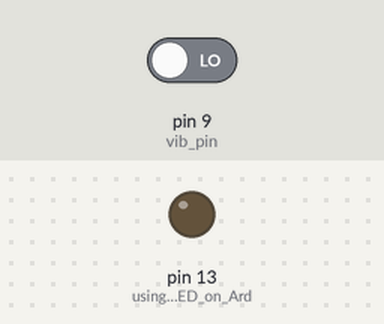
Simulated run of this sketch. Board: Arduino Uno, built with avr-gcc and run on an emulated ATmega328P. On the bench: output pins drawn as LEDs (lit = HIGH). The inputs (shaded band) are chosen by the test bench; at power-on: pin 9 (vib_pin) LOW.

Above: at 1.2 s.
1.3 s: pin 9 (vib_pin) driven HIGH
At 2.1 s:
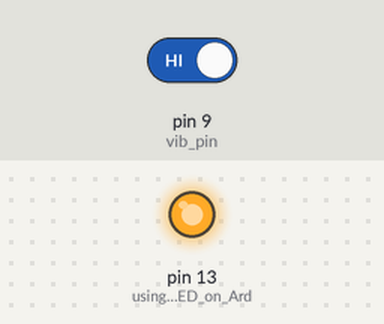
4.3 s: pin 9 (vib_pin) driven LOW
At 4.9 s:
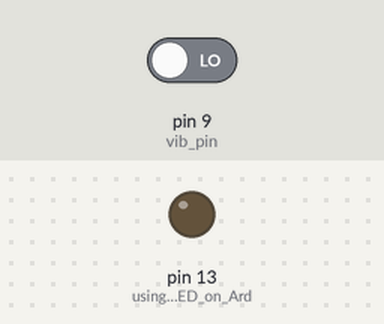
Timing chart, 0 to 7.3 s (numbered marks = the images above; inputs shaded):
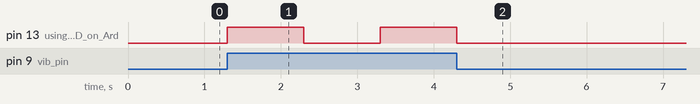

The sketch:

Code.ino
```cpp
int vib_pin=9;  // input pin for sensor

void setup() {
  pinMode(vib_pin,INPUT);
  pinMode(LED_BUILTIN,OUTPUT); // using built IM LED on Arduino UNO
}

void loop() {
  int val;
  val=digitalRead(vib_pin);
  if(val==1) // as soon as vibration is detected LED is set ON and OFF with a delsy of 1 Second
  {
    digitalWrite(LED_BUILTIN,HIGH);
    delay(1000);
    digitalWrite(LED_BUILTIN,LOW);
    delay(1000);
   }
   else
   digitalWrite(LED_BUILTIN,LOW);
}
```

Measured:
- after the input at 1.3 s, pin 13 (using_built_IM_LED_on_Ard): LOW → HIGH at once, → LOW 1.0 s later, → HIGH 1.0 s later
- after the input at 4.3 s, pin 13 (using_built_IM_LED_on_Ard): goes on until 4.3 s, then stays LOW
